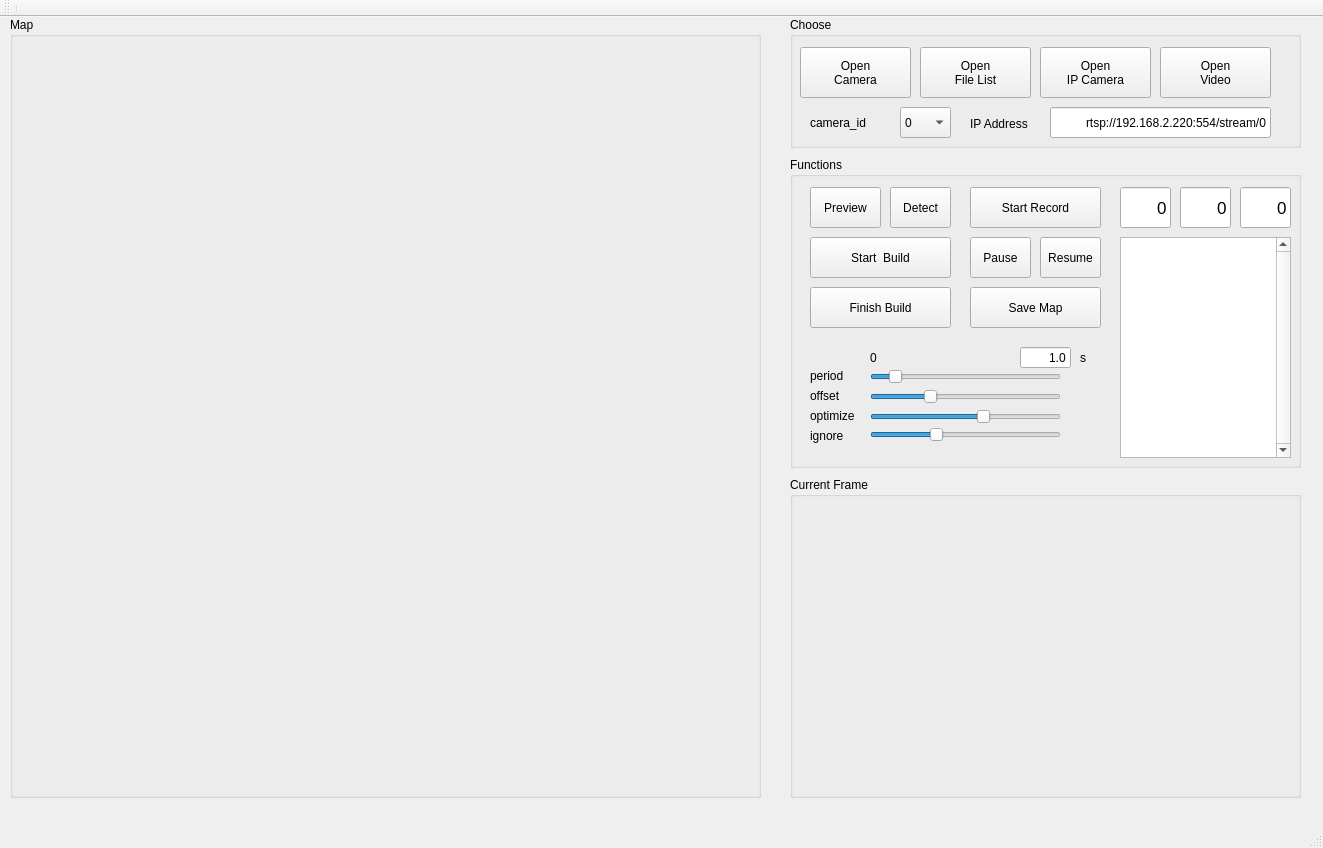
<?xml version="1.0" encoding="UTF-8"?>
<ui version="4.0">
 <class>MainWindow</class>
 <widget class="QMainWindow" name="MainWindow">
  <property name="geometry">
   <rect>
    <x>0</x>
    <y>0</y>
    <width>1323</width>
    <height>848</height>
   </rect>
  </property>
  <property name="windowTitle">
   <string>MainWindow</string>
  </property>
  <widget class="QWidget" name="centralWidget">
   <widget class="QGroupBox" name="groupBox">
    <property name="geometry">
     <rect>
      <x>10</x>
      <y>0</y>
      <width>751</width>
      <height>781</height>
     </rect>
    </property>
    <property name="title">
     <string>Map</string>
    </property>
    <widget class="MapLabel" name="label_map">
     <property name="geometry">
      <rect>
       <x>10</x>
       <y>30</y>
       <width>731</width>
       <height>741</height>
      </rect>
     </property>
     <property name="text">
      <string/>
     </property>
     <property name="alignment">
      <set>Qt::AlignLeading|Qt::AlignLeft|Qt::AlignTop</set>
     </property>
    </widget>
   </widget>
   <widget class="QGroupBox" name="groupBox_2">
    <property name="geometry">
     <rect>
      <x>790</x>
      <y>0</y>
      <width>511</width>
      <height>131</height>
     </rect>
    </property>
    <property name="title">
     <string>Choose</string>
    </property>
    <widget class="QPushButton" name="btn_open_cam">
     <property name="geometry">
      <rect>
       <x>10</x>
       <y>30</y>
       <width>111</width>
       <height>51</height>
      </rect>
     </property>
     <property name="text">
      <string>Open 
Camera</string>
     </property>
    </widget>
    <widget class="QPushButton" name="btn_open_video">
     <property name="geometry">
      <rect>
       <x>370</x>
       <y>30</y>
       <width>111</width>
       <height>51</height>
      </rect>
     </property>
     <property name="text">
      <string>Open
Video</string>
     </property>
    </widget>
    <widget class="QPushButton" name="btn_open_list">
     <property name="geometry">
      <rect>
       <x>130</x>
       <y>30</y>
       <width>111</width>
       <height>51</height>
      </rect>
     </property>
     <property name="text">
      <string>Open
File List</string>
     </property>
    </widget>
    <widget class="QLabel" name="label_3">
     <property name="geometry">
      <rect>
       <x>20</x>
       <y>90</y>
       <width>101</width>
       <height>31</height>
      </rect>
     </property>
     <property name="text">
      <string>camera_id</string>
     </property>
    </widget>
    <widget class="QComboBox" name="combo_cam_id">
     <property name="geometry">
      <rect>
       <x>110</x>
       <y>90</y>
       <width>51</width>
       <height>31</height>
      </rect>
     </property>
     <item>
      <property name="text">
       <string>0</string>
      </property>
     </item>
     <item>
      <property name="text">
       <string>1</string>
      </property>
     </item>
     <item>
      <property name="text">
       <string>2</string>
      </property>
     </item>
    </widget>
    <widget class="QPushButton" name="btn_open_ipcam">
     <property name="geometry">
      <rect>
       <x>250</x>
       <y>30</y>
       <width>111</width>
       <height>51</height>
      </rect>
     </property>
     <property name="text">
      <string>Open
IP Camera</string>
     </property>
    </widget>
    <widget class="QLabel" name="label_7">
     <property name="geometry">
      <rect>
       <x>180</x>
       <y>96</y>
       <width>81</width>
       <height>21</height>
      </rect>
     </property>
     <property name="text">
      <string>IP Address</string>
     </property>
    </widget>
    <widget class="QLineEdit" name="txt_ip_addr">
     <property name="geometry">
      <rect>
       <x>260</x>
       <y>90</y>
       <width>221</width>
       <height>31</height>
      </rect>
     </property>
     <property name="text">
      <string>rtsp://192.168.2.220:554/stream/0</string>
     </property>
     <property name="alignment">
      <set>Qt::AlignRight|Qt::AlignTrailing|Qt::AlignVCenter</set>
     </property>
    </widget>
   </widget>
   <widget class="QGroupBox" name="groupBox_3">
    <property name="geometry">
     <rect>
      <x>790</x>
      <y>140</y>
      <width>511</width>
      <height>311</height>
     </rect>
    </property>
    <property name="inputMethodHints">
     <set>Qt::ImhNone</set>
    </property>
    <property name="title">
     <string>Functions</string>
    </property>
    <widget class="QPushButton" name="btn_start">
     <property name="geometry">
      <rect>
       <x>20</x>
       <y>80</y>
       <width>141</width>
       <height>41</height>
      </rect>
     </property>
     <property name="text">
      <string>Start  Build</string>
     </property>
    </widget>
    <widget class="QPushButton" name="btn_pause">
     <property name="geometry">
      <rect>
       <x>180</x>
       <y>80</y>
       <width>61</width>
       <height>41</height>
      </rect>
     </property>
     <property name="text">
      <string>Pause</string>
     </property>
    </widget>
    <widget class="QPushButton" name="btn_resume">
     <property name="geometry">
      <rect>
       <x>250</x>
       <y>80</y>
       <width>61</width>
       <height>41</height>
      </rect>
     </property>
     <property name="text">
      <string>Resume</string>
     </property>
    </widget>
    <widget class="QPushButton" name="btn_finish">
     <property name="geometry">
      <rect>
       <x>20</x>
       <y>130</y>
       <width>141</width>
       <height>41</height>
      </rect>
     </property>
     <property name="text">
      <string>Finish Build</string>
     </property>
    </widget>
    <widget class="QPushButton" name="btn_save">
     <property name="geometry">
      <rect>
       <x>180</x>
       <y>130</y>
       <width>131</width>
       <height>41</height>
      </rect>
     </property>
     <property name="text">
      <string>Save Map</string>
     </property>
    </widget>
    <widget class="QLabel" name="label_2">
     <property name="geometry">
      <rect>
       <x>290</x>
       <y>190</y>
       <width>20</width>
       <height>21</height>
      </rect>
     </property>
     <property name="text">
      <string>s</string>
     </property>
    </widget>
    <widget class="QSlider" name="slide_period">
     <property name="geometry">
      <rect>
       <x>80</x>
       <y>210</y>
       <width>191</width>
       <height>20</height>
      </rect>
     </property>
     <property name="maximum">
      <number>100</number>
     </property>
     <property name="value">
      <number>10</number>
     </property>
     <property name="orientation">
      <enum>Qt::Horizontal</enum>
     </property>
    </widget>
    <widget class="QLabel" name="label">
     <property name="geometry">
      <rect>
       <x>80</x>
       <y>190</y>
       <width>16</width>
       <height>21</height>
      </rect>
     </property>
     <property name="text">
      <string>0</string>
     </property>
    </widget>
    <widget class="QLineEdit" name="txt_max_time">
     <property name="geometry">
      <rect>
       <x>230</x>
       <y>190</y>
       <width>51</width>
       <height>21</height>
      </rect>
     </property>
     <property name="text">
      <string>1.0</string>
     </property>
     <property name="alignment">
      <set>Qt::AlignRight|Qt::AlignTrailing|Qt::AlignVCenter</set>
     </property>
    </widget>
    <widget class="QLabel" name="txt_cur_time">
     <property name="geometry">
      <rect>
       <x>130</x>
       <y>190</y>
       <width>61</width>
       <height>21</height>
      </rect>
     </property>
     <property name="text">
      <string/>
     </property>
    </widget>
    <widget class="QSlider" name="slide_offset">
     <property name="geometry">
      <rect>
       <x>80</x>
       <y>230</y>
       <width>191</width>
       <height>20</height>
      </rect>
     </property>
     <property name="maximum">
      <number>100</number>
     </property>
     <property name="value">
      <number>30</number>
     </property>
     <property name="orientation">
      <enum>Qt::Horizontal</enum>
     </property>
    </widget>
    <widget class="QSlider" name="slide_optim">
     <property name="geometry">
      <rect>
       <x>80</x>
       <y>250</y>
       <width>191</width>
       <height>20</height>
      </rect>
     </property>
     <property name="maximum">
      <number>100</number>
     </property>
     <property name="value">
      <number>60</number>
     </property>
     <property name="orientation">
      <enum>Qt::Horizontal</enum>
     </property>
    </widget>
    <widget class="QLabel" name="txt_offset">
     <property name="geometry">
      <rect>
       <x>280</x>
       <y>230</y>
       <width>41</width>
       <height>17</height>
      </rect>
     </property>
     <property name="text">
      <string/>
     </property>
    </widget>
    <widget class="QLabel" name="txt_optim">
     <property name="geometry">
      <rect>
       <x>280</x>
       <y>250</y>
       <width>41</width>
       <height>17</height>
      </rect>
     </property>
     <property name="text">
      <string/>
     </property>
    </widget>
    <widget class="QLabel" name="label_4">
     <property name="geometry">
      <rect>
       <x>20</x>
       <y>210</y>
       <width>67</width>
       <height>17</height>
      </rect>
     </property>
     <property name="text">
      <string>period</string>
     </property>
    </widget>
    <widget class="QLabel" name="label_5">
     <property name="geometry">
      <rect>
       <x>20</x>
       <y>230</y>
       <width>67</width>
       <height>17</height>
      </rect>
     </property>
     <property name="text">
      <string>offset</string>
     </property>
    </widget>
    <widget class="QLabel" name="label_6">
     <property name="geometry">
      <rect>
       <x>20</x>
       <y>250</y>
       <width>67</width>
       <height>17</height>
      </rect>
     </property>
     <property name="text">
      <string>optimize</string>
     </property>
    </widget>
    <widget class="QPushButton" name="btn_preview">
     <property name="geometry">
      <rect>
       <x>20</x>
       <y>30</y>
       <width>71</width>
       <height>41</height>
      </rect>
     </property>
     <property name="text">
      <string>Preview</string>
     </property>
    </widget>
    <widget class="QTextEdit" name="txt_console">
     <property name="geometry">
      <rect>
       <x>330</x>
       <y>80</y>
       <width>171</width>
       <height>221</height>
      </rect>
     </property>
     <property name="verticalScrollBarPolicy">
      <enum>Qt::ScrollBarAlwaysOn</enum>
     </property>
     <property name="readOnly">
      <bool>true</bool>
     </property>
    </widget>
    <widget class="QLineEdit" name="txt_count">
     <property name="geometry">
      <rect>
       <x>330</x>
       <y>30</y>
       <width>51</width>
       <height>41</height>
      </rect>
     </property>
     <property name="font">
      <font>
       <pointsize>13</pointsize>
      </font>
     </property>
     <property name="text">
      <string>0</string>
     </property>
     <property name="alignment">
      <set>Qt::AlignRight|Qt::AlignTrailing|Qt::AlignVCenter</set>
     </property>
     <property name="readOnly">
      <bool>true</bool>
     </property>
    </widget>
    <widget class="QLineEdit" name="txt_lon">
     <property name="geometry">
      <rect>
       <x>390</x>
       <y>30</y>
       <width>51</width>
       <height>41</height>
      </rect>
     </property>
     <property name="font">
      <font>
       <pointsize>13</pointsize>
      </font>
     </property>
     <property name="text">
      <string>0</string>
     </property>
     <property name="alignment">
      <set>Qt::AlignRight|Qt::AlignTrailing|Qt::AlignVCenter</set>
     </property>
     <property name="readOnly">
      <bool>true</bool>
     </property>
    </widget>
    <widget class="QLineEdit" name="txt_lat">
     <property name="geometry">
      <rect>
       <x>450</x>
       <y>30</y>
       <width>51</width>
       <height>41</height>
      </rect>
     </property>
     <property name="font">
      <font>
       <pointsize>13</pointsize>
      </font>
     </property>
     <property name="text">
      <string>0</string>
     </property>
     <property name="alignment">
      <set>Qt::AlignRight|Qt::AlignTrailing|Qt::AlignVCenter</set>
     </property>
     <property name="readOnly">
      <bool>true</bool>
     </property>
    </widget>
    <widget class="QLabel" name="label_8">
     <property name="geometry">
      <rect>
       <x>20</x>
       <y>270</y>
       <width>67</width>
       <height>17</height>
      </rect>
     </property>
     <property name="text">
      <string>ignore</string>
     </property>
    </widget>
    <widget class="QSlider" name="slide_ignore">
     <property name="geometry">
      <rect>
       <x>80</x>
       <y>270</y>
       <width>191</width>
       <height>16</height>
      </rect>
     </property>
     <property name="value">
      <number>33</number>
     </property>
     <property name="orientation">
      <enum>Qt::Horizontal</enum>
     </property>
    </widget>
    <widget class="QLabel" name="txt_ignore">
     <property name="geometry">
      <rect>
       <x>280</x>
       <y>270</y>
       <width>41</width>
       <height>16</height>
      </rect>
     </property>
     <property name="text">
      <string/>
     </property>
    </widget>
    <widget class="QPushButton" name="btn_record">
     <property name="geometry">
      <rect>
       <x>180</x>
       <y>30</y>
       <width>131</width>
       <height>41</height>
      </rect>
     </property>
     <property name="text">
      <string>Start Record</string>
     </property>
    </widget>
    <widget class="QPushButton" name="btn_detect">
     <property name="geometry">
      <rect>
       <x>100</x>
       <y>30</y>
       <width>61</width>
       <height>41</height>
      </rect>
     </property>
     <property name="text">
      <string>Detect</string>
     </property>
    </widget>
    <zorder>btn_record</zorder>
    <zorder>btn_start</zorder>
    <zorder>btn_pause</zorder>
    <zorder>btn_resume</zorder>
    <zorder>btn_finish</zorder>
    <zorder>btn_save</zorder>
    <zorder>label_2</zorder>
    <zorder>slide_period</zorder>
    <zorder>label</zorder>
    <zorder>txt_max_time</zorder>
    <zorder>txt_cur_time</zorder>
    <zorder>slide_offset</zorder>
    <zorder>slide_optim</zorder>
    <zorder>txt_offset</zorder>
    <zorder>txt_optim</zorder>
    <zorder>label_4</zorder>
    <zorder>label_5</zorder>
    <zorder>label_6</zorder>
    <zorder>btn_preview</zorder>
    <zorder>txt_console</zorder>
    <zorder>txt_count</zorder>
    <zorder>txt_lon</zorder>
    <zorder>txt_lat</zorder>
    <zorder>label_8</zorder>
    <zorder>slide_ignore</zorder>
    <zorder>txt_ignore</zorder>
    <zorder>btn_detect</zorder>
   </widget>
   <widget class="QGroupBox" name="groupBox_4">
    <property name="geometry">
     <rect>
      <x>790</x>
      <y>460</y>
      <width>511</width>
      <height>321</height>
     </rect>
    </property>
    <property name="title">
     <string>Current Frame</string>
    </property>
    <widget class="QLabel" name="label_frame">
     <property name="geometry">
      <rect>
       <x>50</x>
       <y>30</y>
       <width>401</width>
       <height>281</height>
      </rect>
     </property>
     <property name="text">
      <string/>
     </property>
    </widget>
   </widget>
  </widget>
  <widget class="QMenuBar" name="menuBar">
   <property name="geometry">
    <rect>
     <x>0</x>
     <y>0</y>
     <width>1323</width>
     <height>28</height>
    </rect>
   </property>
  </widget>
  <widget class="QToolBar" name="mainToolBar">
   <attribute name="toolBarArea">
    <enum>TopToolBarArea</enum>
   </attribute>
   <attribute name="toolBarBreak">
    <bool>false</bool>
   </attribute>
   <addaction name="separator"/>
  </widget>
  <widget class="QStatusBar" name="statusBar"/>
 </widget>
 <layoutdefault spacing="6" margin="11"/>
 <customwidgets>
  <customwidget>
   <class>MapLabel</class>
   <extends>QLabel</extends>
   <header>maplabel.h</header>
  </customwidget>
 </customwidgets>
 <resources/>
 <connections/>
</ui>
